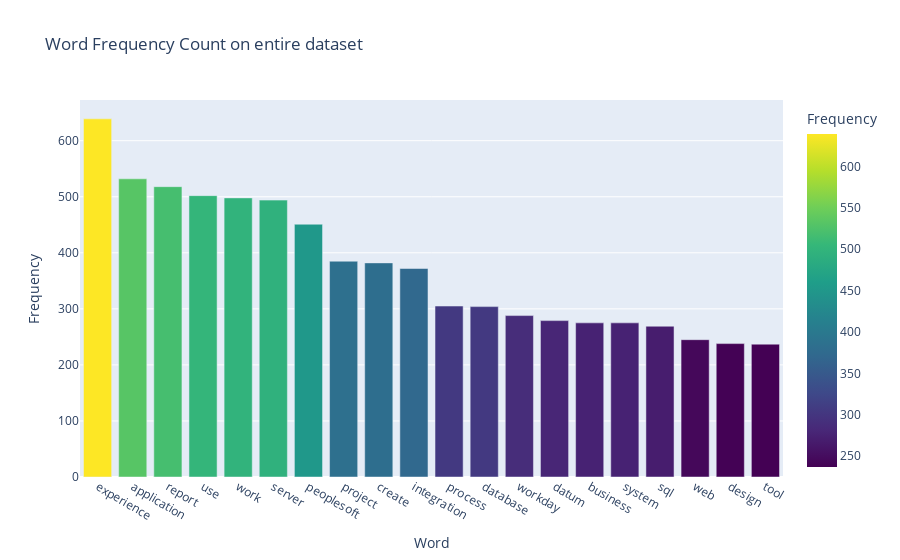

The code cell stored with this chart in its notebook:
### Code cell
# Combine all words into a single list
complete_text = " ".join(text for text in resume_dataset.Cleaned_data)
all_words = complete_text.split(" ")

# Count Word Frequencies
word_freq = Counter(all_words)

# Convert to DataFrame for plotting
word_counts_df = pd.DataFrame(word_freq.items(), columns=['Word', 'Frequency']).sort_values(by='Frequency', ascending=False)


# Step 5: Create the Plot
fig = px.bar(word_counts_df[0:20], x='Word', y='Frequency', title='Word Frequency Count on entire dataset',
             labels={'Word': 'Word', 'Frequency': 'Frequency'},
             color='Frequency', color_continuous_scale='Viridis')

# Show the plot
fig.show()

### Figure 1 — Plotly figure (JSON) as saved in the notebook; plotly's stock layout.template omitted (floating-point values rounded to 4 significant figures)
{"data": [{"alignmentgroup": "True", "hovertemplate": "Word=%{x}<br>Frequency=%{marker.color}<extra></extra>", "legendgroup": "", "marker": {"color": [639, 532, 518, 502, 498, 494, 451, 385, 382, 372, 305, 304, 288, 279, 275, 275, 269, 245, 238, 237], "coloraxis": "coloraxis", "pattern": {"shape": ""}}, "name": "", "offsetgroup": "", "orientation": "v", "showlegend": false, "textposition": "auto", "type": "bar", "x": ["experience", "application", "report", "use", "work", "server", "peoplesoft", "project", "create", "integration", "process", "database", "workday", "datum", "business", "system", "sql", "web", "design", "tool"], "xaxis": "x", "y": [639, 532, 518, 502, 498, 494, 451, 385, 382, 372, 305, 304, 288, 279, 275, 275, 269, 245, 238, 237], "yaxis": "y"}], "layout": {"barmode": "relative", "coloraxis": {"colorbar": {"title": {"text": "Frequency"}}, "colorscale": [[0, "#440154"], [0.1111, "#482878"], [0.2222, "#3e4989"], [0.3333, "#31688e"], [0.4444, "#26828e"], [0.5556, "#1f9e89"], [0.6667, "#35b779"], [0.7778, "#6ece58"], [0.8889, "#b5de2b"], [1, "#fde725"]]}, "legend": {"tracegroupgap": 0}, "title": {"text": "Word Frequency Count on entire dataset"}, "xaxis": {"anchor": "y", "domain": [0, 1], "title": {"text": "Word"}}, "yaxis": {"anchor": "x", "domain": [0, 1], "title": {"text": "Frequency"}}}}
